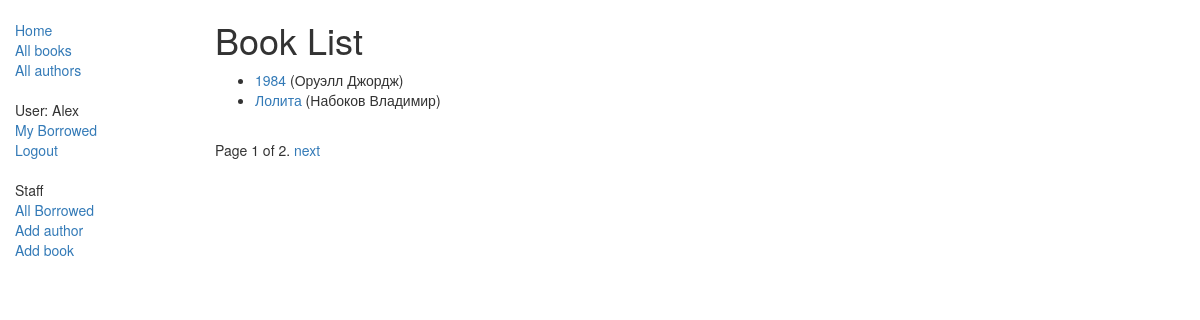
The app's page /catalog/books/ (signed in), older data.
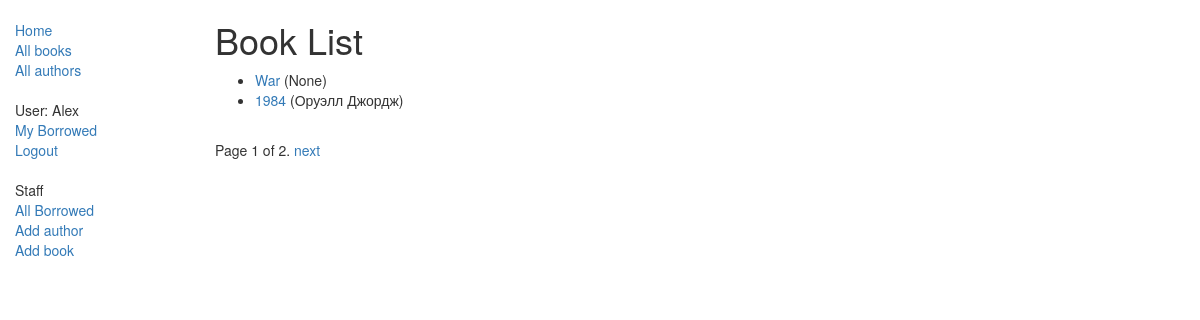
The same page, newer data.
### catalog/models.py (models this page shows, shortened)
class Book(models.Model):
    title = models.CharField(max_length=200)
    author = models.ForeignKey(Autor, on_delete=models.SET_NULL, null=True)
    genre = models.ManyToManyField(Genre, help_text="Select a genre")
    isbn = models.CharField("ISBN", max_length=13, help_text="ISBN number")
    summary = models.TextField(max_length=2000, help_text="Enter a brief description of the book")
    language = models.ForeignKey(Language, on_delete=models.SET_NULL, null=True)
    class Meta:
        ordering = ["isbn"]
    def get_absolute_url(self):
        return reverse('book-detail', args=[str(self.id)])
    def display_genre(self):
        return ", ".join([genre.name for genre in self.genre.all()[:3]])
    display_genre.short_description = "Genre"

class Autor(models.Model):
    first_name = models.CharField(max_length=200)
    last_name = models.CharField(max_length=200)
    date_of_birth = models.DateField(null=True, blank=True)
    date_of_death = models.DateField("died", null=True, blank=True)
    class Meta:
        ordering = ["last_name"]
    def __str__(self):
        return "%s %s" % (self.last_name, self.first_name)

### catalog/views.py (the view)
# urls.py: path("", views.BookListView.as_view(), name="books"),
class BookListView(LoginRequiredMixin, BaseExceptions, generic.ListView):
    login_url = "/accounts/login/"
    redirect_field_name = "redirect_to"
    model = Book
    context_object_name = 'my_book_list'
    paginate_by = 2
    def get_context_data(self, **kwargs):
        context = super(BookListView, self).get_context_data(**kwargs)
        context['some_data'] = 'This is just some data'
        return context

### integration/exception.py (called while the page is built)
    def dispatch(self, request, *arg, **kwargs):
        try:
            response = super().dispatch(request, *arg, **kwargs)
        except Exception as e:
            logger.error(f"Generic global Except, Exception message: {str(e)}")
            return self.response({"error_message": e.message}, status=400)
        if isinstance(response, (dict, list)):
            return self._response(response)
        else:
            return response

### catalog/templates/catalog/book_list.html
{% extends "base_template.html" %}
{% block content %}
    <h1>Book List</h1>
    {% if my_book_list %}
    <ul>
      {% for book in my_book_list %}
      <li>
        <a href="{{ book.get_absolute_url }}">{{ book.title }}</a> ({{book.author}})
      </li>
      {% endfor %}
    </ul>
    {% else %}
      <p>There are no books in the library.</p>
    {% endif %}
{% endblock %}

Row changes from the older to the newer data that the page shows:
no longer on this page (row unchanged): Book: title "Лолита", author "Набоков Владимир"
added Book: title "War", author "None"
